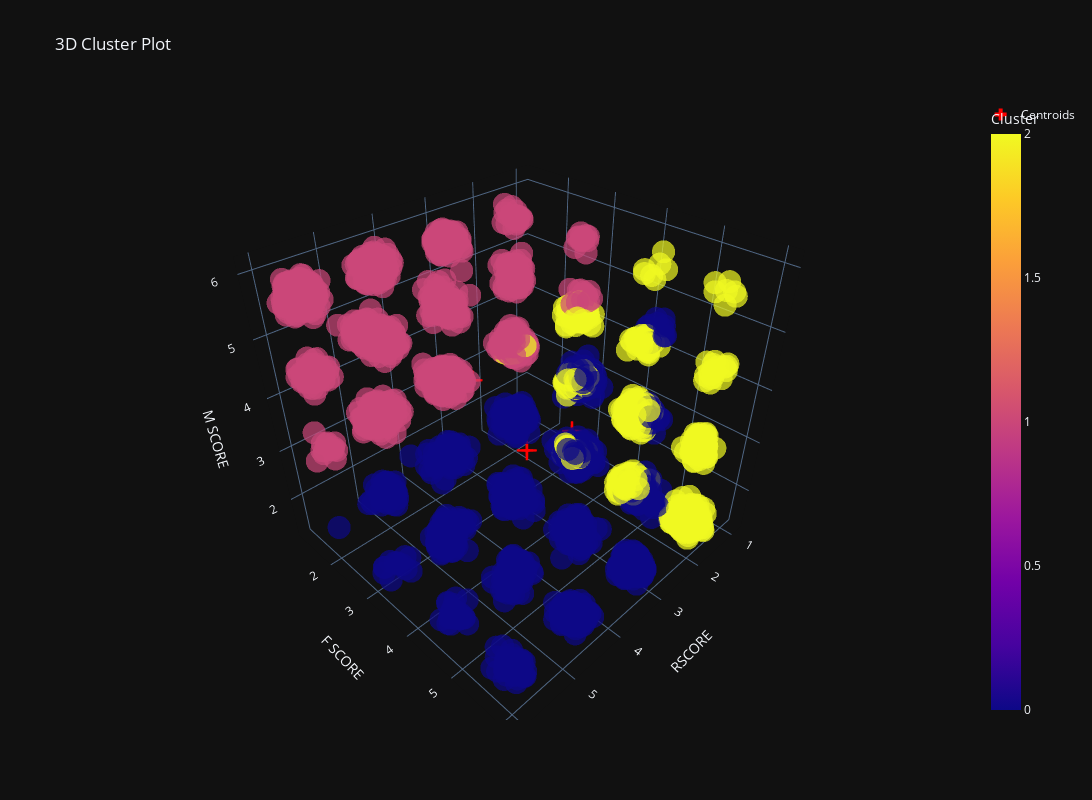

The notebook cell saved with this chart:
### Code cell
import plotly.graph_objects as go
import plotly.express as px

# Create transformed data with jitter added
transformed_data['RSCORE_Jittered'] = transformed_data['RSCORE'] + transformed_data['RSCORE_Jitter']
transformed_data['FSCORE_Jittered'] = transformed_data['F SCORE'] + transformed_data['FSCORE_Jitter']
transformed_data['MSCORE_Jittered'] = transformed_data['M SCORE'] + transformed_data['MSCORE_Jitter']

# Create a 3D scatter plot with jitter
fig = px.scatter_3d(
    transformed_data,
    x='RSCORE_Jittered',
    y='FSCORE_Jittered',
    z='MSCORE_Jittered',
    color='Cluster',
    title='3D Cluster Plot',
    opacity=0.7
)

# Add cluster centers to the plot using graph_objects
fig.add_trace(
    go.Scatter3d(
        x=centroids[:, 0],
        y=centroids[:, 1],
        z=centroids[:, 2],
        mode='markers',
        marker=dict(
            size=10,
            color='red',
            symbol='cross'
        ),
        name='Centroids'
    )
)

# Update the layout to make the plot bigger
fig.update_layout(
    width=1200,  # Width of the figure
    height=800,  # Height of the figure
    scene=dict(
        xaxis_title='RSCORE',
        yaxis_title='F SCORE',
        zaxis_title='M SCORE'
    )
)

# Show the plot
fig.show()

### Figure 1 — Plotly figure (JSON) as saved in the notebook; plotly's stock layout.template omitted (floating-point values rounded to 4 significant figures; data arrays with more than 128 entries replaced by an {"elided": "..."} marker saying what was removed)
{"data": [{"hovertemplate": "RSCORE_Jittered=%{x}<br>FSCORE_Jittered=%{y}<br>MSCORE_Jittered=%{z}<br>Cluster=%{marker.color}<extra></extra>", "legendgroup": "", "marker": {"color": {"elided": "4372 int values"}, "coloraxis": "coloraxis", "opacity": 0.7, "symbol": "circle"}, "mode": "markers", "name": "", "scene": "scene", "showlegend": false, "x": {"elided": "4372 float values"}, "y": {"elided": "4372 float values"}, "z": {"elided": "4372 float values"}, "type": "scatter3d"}, {"marker": {"color": "red", "size": 10, "symbol": "cross"}, "mode": "markers", "name": "Centroids", "x": [2.078, 2.331, 0.8794], "y": [2.39, 1.2, 2.467], "z": [1.47, 2.622, 1.336], "type": "scatter3d"}], "layout": {"scene": {"domain": {"x": [0.0, 1.0], "y": [0.0, 1.0]}, "xaxis": {"title": {"text": "RSCORE"}}, "yaxis": {"title": {"text": "F SCORE"}}, "zaxis": {"title": {"text": "M SCORE"}}}, "coloraxis": {"colorbar": {"title": {"text": "Cluster"}}, "colorscale": [[0.0, "#0d0887"], [0.1111, "#46039f"], [0.2222, "#7201a8"], [0.3333, "#9c179e"], [0.4444, "#bd3786"], [0.5556, "#d8576b"], [0.6667, "#ed7953"], [0.7778, "#fb9f3a"], [0.8889, "#fdca26"], [1.0, "#f0f921"]]}, "legend": {"tracegroupgap": 0}, "title": {"text": "3D Cluster Plot"}, "width": 1200, "height": 800}}
